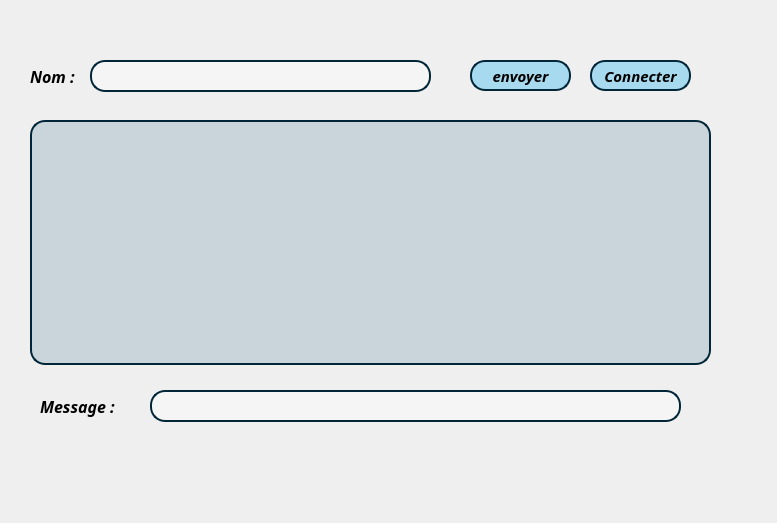
<?xml version="1.0" encoding="UTF-8"?>
<ui version="4.0">
 <class>MessengerClient</class>
 <widget class="QDialog" name="MessengerClient">
  <property name="geometry">
   <rect>
    <x>0</x>
    <y>0</y>
    <width>777</width>
    <height>523</height>
   </rect>
  </property>
  <property name="windowTitle">
   <string>Dialog</string>
  </property>
  <widget class="QTextEdit" name="textEdit">
   <property name="enabled">
    <bool>false</bool>
   </property>
   <property name="geometry">
    <rect>
     <x>30</x>
     <y>120</y>
     <width>681</width>
     <height>245</height>
    </rect>
   </property>
   <property name="cursor" stdset="0">
    <cursorShape>IBeamCursor</cursorShape>
   </property>
   <property name="styleSheet">
    <string notr="true">background-color: rgba(47, 109, 139,50);
border-radius: 15px;
border: 2px solid rgb(1, 38, 56);</string>
   </property>
  </widget>
  <widget class="QLineEdit" name="NomAgent">
   <property name="geometry">
    <rect>
     <x>90</x>
     <y>60</y>
     <width>341</width>
     <height>32</height>
    </rect>
   </property>
   <property name="styleSheet">
    <string notr="true">QLineEdit {
border-radius: 15px;
border: 2px solid rgb(1, 38, 56);
background-color: rgba(255, 255, 255,100);
}
QLineEdit:hover {
	background-color: qlineargradient(spread:pad, x1:0, y1:0, x2:0, y2:1, stop:0 rgb(167, 218, 239), stop:1 rgba(47, 109, 139,50));
}</string>
   </property>
  </widget>
  <widget class="QLineEdit" name="Message">
   <property name="geometry">
    <rect>
     <x>150</x>
     <y>390</y>
     <width>531</width>
     <height>32</height>
    </rect>
   </property>
   <property name="styleSheet">
    <string notr="true">QLineEdit {
border-radius: 15px;
border: 2px solid rgb(1, 38, 56);
background-color: rgba(255, 255, 255,100);
}
QLineEdit:hover {
	background-color: qlineargradient(spread:pad, x1:0, y1:0, x2:0, y2:1, stop:0 rgb(167, 218, 239), stop:1 rgba(47, 109, 139,50));
}</string>
   </property>
  </widget>
  <widget class="QPushButton" name="Bind">
   <property name="geometry">
    <rect>
     <x>590</x>
     <y>60</y>
     <width>101</width>
     <height>31</height>
    </rect>
   </property>
   <property name="font">
    <font>
     <family>Sitka</family>
     <pointsize>11</pointsize>
     <weight>75</weight>
     <italic>true</italic>
     <bold>true</bold>
    </font>
   </property>
   <property name="cursor">
    <cursorShape>PointingHandCursor</cursorShape>
   </property>
   <property name="styleSheet">
    <string notr="true">QPushButton {
background-color: rgb(167, 218, 239);
border-radius: 15px;
border: 2px solid rgb(1, 38, 56);
}
QPushButton:hover {
background-color: qlineargradient(spread:pad, x1:0, y1:0, x2:0, y2:1, stop:0 rgb(167, 218, 239), stop:1 rgb(47, 109, 139));
}</string>
   </property>
   <property name="text">
    <string>Connecter</string>
   </property>
  </widget>
  <widget class="QLabel" name="label_3">
   <property name="geometry">
    <rect>
     <x>50</x>
     <y>90</y>
     <width>651</width>
     <height>301</height>
    </rect>
   </property>
   <property name="styleSheet">
    <string notr="true">image: url(:/plane.png);</string>
   </property>
   <property name="text">
    <string/>
   </property>
  </widget>
  <widget class="QPushButton" name="Envoyer">
   <property name="geometry">
    <rect>
     <x>470</x>
     <y>60</y>
     <width>101</width>
     <height>31</height>
    </rect>
   </property>
   <property name="font">
    <font>
     <family>Sitka</family>
     <pointsize>11</pointsize>
     <weight>75</weight>
     <italic>true</italic>
     <bold>true</bold>
    </font>
   </property>
   <property name="cursor">
    <cursorShape>PointingHandCursor</cursorShape>
   </property>
   <property name="styleSheet">
    <string notr="true">QPushButton {
background-color: rgb(167, 218, 239);
border-radius: 15px;
border: 2px solid rgb(1, 38, 56);
}
QPushButton:hover {
background-color: qlineargradient(spread:pad, x1:0, y1:0, x2:0, y2:1, stop:0 rgb(167, 218, 239), stop:1 rgb(47, 109, 139));
}</string>
   </property>
   <property name="text">
    <string>envoyer</string>
   </property>
  </widget>
  <widget class="QLabel" name="label_4">
   <property name="geometry">
    <rect>
     <x>610</x>
     <y>280</y>
     <width>141</width>
     <height>111</height>
    </rect>
   </property>
   <property name="styleSheet">
    <string notr="true">image: url(:/tayarni.png);</string>
   </property>
   <property name="text">
    <string/>
   </property>
  </widget>
  <widget class="QLabel" name="label">
   <property name="geometry">
    <rect>
     <x>30</x>
     <y>60</y>
     <width>66</width>
     <height>32</height>
    </rect>
   </property>
   <property name="font">
    <font>
     <family>Sitka</family>
     <pointsize>12</pointsize>
     <weight>75</weight>
     <italic>true</italic>
     <bold>true</bold>
    </font>
   </property>
   <property name="styleSheet">
    <string notr="true">background: transparent;</string>
   </property>
   <property name="text">
    <string>Nom :</string>
   </property>
  </widget>
  <widget class="QLabel" name="label_2">
   <property name="geometry">
    <rect>
     <x>40</x>
     <y>390</y>
     <width>107</width>
     <height>32</height>
    </rect>
   </property>
   <property name="font">
    <font>
     <family>Sitka</family>
     <pointsize>12</pointsize>
     <weight>75</weight>
     <italic>true</italic>
     <bold>true</bold>
    </font>
   </property>
   <property name="styleSheet">
    <string notr="true">background: transparent;</string>
   </property>
   <property name="text">
    <string>Message :</string>
   </property>
  </widget>
 </widget>
 <resources/>
 <connections/>
</ui>
